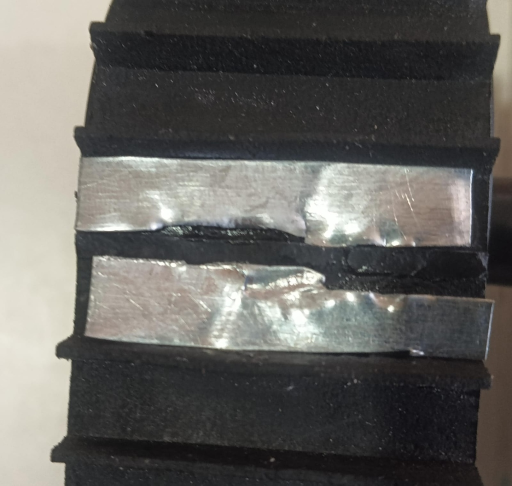
#> input picture vision/opencv/test_images/damage_sample.jpg, 1024 x 971 px (shown at 1/2 size); its folder holds only this picture in this run
$ python -i detector.py   (imports and definitions only)
#> lines starting #> are read from the running program, lines starting #| are printed output that depends on the picture; after the words box and inside, x2 and y2 are one past the last pixel; in counts of white or black regions, pixels touching at a corner belong together
#> further down, picture is the input picture: shape (971, 1024, 3); mean B, G, R 94.3, 97.9, 99.2
"""
Joint Detection Module for JointGuard (Phase 1 Classical CV)

Detects rectangular metal foil patch joints on a black rubber conveyor belt in BGR frames.
Exposes detect_joint(frame, config) -> Optional[BoundingBox].
"""

import cv2
import numpy as np
from dataclasses import dataclass
from typing import Optional, Tuple, Dict, Any, List
from vision.opencv.config import VisionConfig, DEFAULT_CONFIG


@dataclass
class BoundingBox:
    """Bounding box data structure representing a detected joint region."""
    x: int
    y: int
    w: int
    h: int

    # [27 lines left out: functions cx, cy, center, area, aspect_ratio, not called in this run]

    def to_tuple(self) -> Tuple[int, int, int, int]:
        """Returns (x, y, w, h)."""
        return (self.x, self.y, self.w, self.h)

    # [8 lines left out: function crop_roi, not called in this run]


_last_detection_mask: Optional[np.ndarray] = None


def get_last_detection_mask() -> Optional[np.ndarray]:
    """Returns the binary threshold mask from the most recent detect_joint call."""
    return _last_detection_mask


def _merge_overlapping_boxes(boxes: List[Tuple[int, int, int, int]], gap_px: int) -> List[Tuple[int, int, int, int]]:
    """
    Merges candidate bounding boxes in ROI space that overlap or lie within gap_px distance of each other.
    Fuses specular reflection fragments into a single bounding box for the entire joint steel patch.
    """
    if not boxes:
        return []

    rects = [[b[0], b[1], b[0] + b[2], b[1] + b[3]] for b in boxes]
    changed = True
    while changed:
        changed = False
        i = 0
        while i < len(rects):
            j = i + 1
            while j < len(rects):
                r1 = rects[i]
                r2 = rects[j]

                # Check if r1 and r2 are within gap_px of each other
                if (r1[0] - gap_px <= r2[2] and r2[0] - gap_px <= r1[2] and
                    r1[1] - gap_px <= r2[3] and r2[1] - gap_px <= r1[3]):
                    rects[i] = [
                        min(r1[0], r2[0]),
                        min(r1[1], r2[1]),
                        max(r1[2], r2[2]),
                        max(r1[3], r2[3])
                    ]
                    rects.pop(j)
                    changed = True
                else:
                    j += 1
            i += 1

    return [(r[0], r[1], r[2] - r[0], r[3] - r[1]) for r in rects]


def detect_joint(frame: np.ndarray, config: Optional[VisionConfig] = None) -> Optional[BoundingBox]:
    """
    Detects a metal patch joint in a single BGR frame within the configured ROI.

    Args:
        frame: Input BGR image (np.ndarray).
        config: Optional VisionConfig instance. Uses DEFAULT_CONFIG if None.

    Returns:
        BoundingBox instance of the single best joint candidate in full-frame coordinates,
        or None if no valid joint detected.
    """
    global _last_detection_mask

    if frame is None or frame.size == 0:
        _last_detection_mask = None
        return None

    cfg = config if config is not None else DEFAULT_CONFIG
    h, w = frame.shape[:2]

    # 1. Candidate search boundary:
    # Strictly limit joint candidate search to CAPTURE ZONE when DETECT_STRICT_CAPTURE_ZONE is True
    if getattr(cfg, "DETECT_STRICT_CAPTURE_ZONE", True):
        rx1 = max(0, int(cfg.CAPTURE_ZONE_X_MIN * w))
        ry1 = max(0, int(cfg.CAPTURE_ZONE_Y_MIN * h))
        rx2 = min(w, int(cfg.CAPTURE_ZONE_X_MAX * w))
        ry2 = min(h, int(cfg.CAPTURE_ZONE_Y_MAX * h))
    else:
        rx1 = max(0, int(cfg.ROI_X_MIN * w))
        ry1 = max(0, int(cfg.ROI_Y_MIN * h))
        rx2 = min(w, int(cfg.ROI_X_MAX * w))
        ry2 = min(h, int(cfg.ROI_Y_MAX * h))

    if rx2 <= rx1 or ry2 <= ry1:
        _last_detection_mask = None
        return None

    # Crop frame to search region before thresholding & contour search
    roi_frame = frame[ry1:ry2, rx1:rx2].copy()
    roi_h, roi_w = roi_frame.shape[:2]
    roi_area = float(roi_h * roi_w)

    # Suppress static side rail reflections if search region begins near the extreme left edge (x < 0.17 * w)
    rail_bound = int(0.17 * w) - rx1
    if rail_bound > 0:
        roi_frame[:, :rail_bound] = 0

    # Effective max contour area relative to ROI pixel area (capped at exact ROI area)
    max_roi_fraction = float(getattr(cfg, "MAX_CONTOUR_AREA_FRACTION_OF_ROI", 1.0))
    effective_max_contour_area = min(float(cfg.MAX_CONTOUR_AREA), roi_area * max_roi_fraction)

    # 2. Convert ROI to HSV and generate dynamic metallic brightness mask
    gray_roi = cv2.cvtColor(roi_frame, cv2.COLOR_BGR2GRAY)
    hsv_roi = cv2.cvtColor(roi_frame, cv2.COLOR_BGR2HSV)
#> hsv_roi: shape (699, 706, 3); mean H, S, V 61.1, 16.5, 100.7
    v_chan = hsv_roi[:, :, 2]
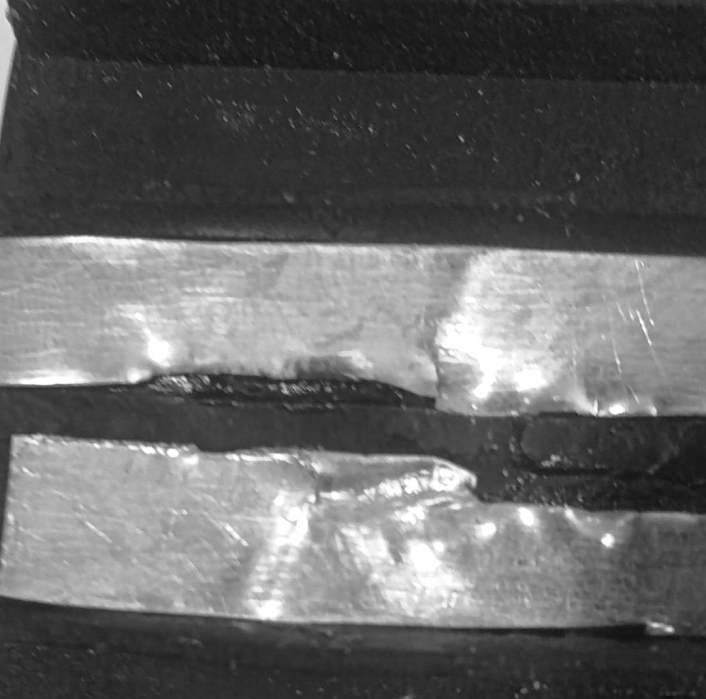
#> v_chan: shape (699, 706); min 13, max 255, mean 100.7
    v_median = float(np.median(v_chan)) if v_chan.size > 0 else 120.0
#> v_median = 63

    # Dynamic threshold: metallic foil must be brighter than median belt in ROI
    dynamic_delta = float(getattr(cfg, "HSV_DYNAMIC_DELTA", 15.0))
    v_lower = max(int(cfg.HSV_LOWER[2]), min(210, int(v_median + dynamic_delta)))
#> v_lower = 140
    s_upper = int(cfg.HSV_UPPER[1])
    v_upper = int(cfg.HSV_UPPER[2])

    mask_hsv = cv2.inRange(hsv_roi, np.array([0, 0, v_lower], dtype=np.uint8), np.array([180, s_upper, v_upper], dtype=np.uint8))
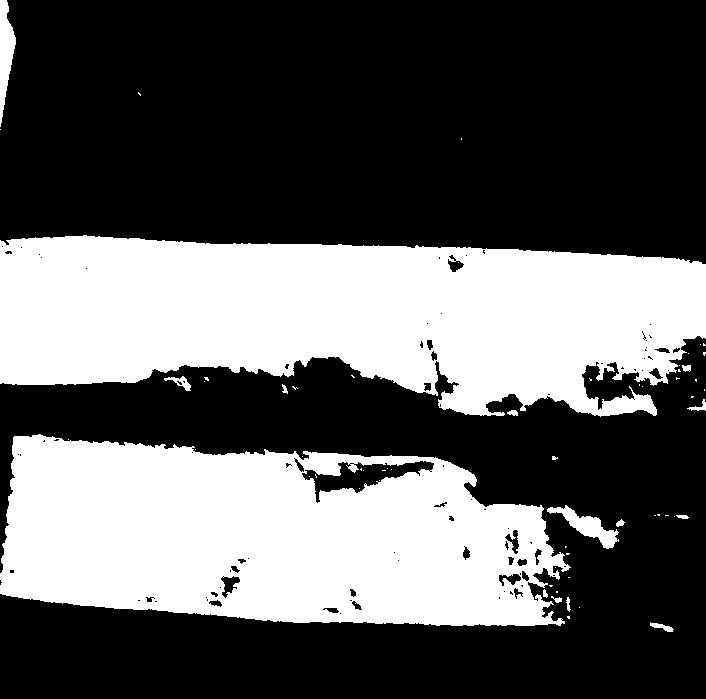
#> mask_hsv: shape (699, 706); 36.7% white; 61 white regions (46 under 20 px), largest, box (x1, y1, x2, y2) and area: (0, 235, 706, 417) 95274, (0, 434, 571, 626) 82834, (0, 0, 16, 127) 1127

    # Combine with grayscale thresholding ONLY if explicitly enabled
    if getattr(cfg, "USE_GRAY_FALLBACK", False):
        gray_thresh = max(int(cfg.GRAY_THRESHOLD_MIN), int(np.median(gray_roi) + 40.0))
        _, mask_gray = cv2.threshold(gray_roi, min(240, gray_thresh), cfg.GRAY_THRESHOLD_MAX, cv2.THRESH_BINARY)
        mask = cv2.bitwise_or(mask_hsv, mask_gray)
    else:
        mask = mask_hsv

    # Apply Morphological Closing to fuse fragmented foil reflections into unified joint candidate
    kernel = cv2.getStructuringElement(cv2.MORPH_RECT, cfg.MORPH_KERNEL_SIZE)
    closed_mask = cv2.morphologyEx(mask, cv2.MORPH_CLOSE, kernel)
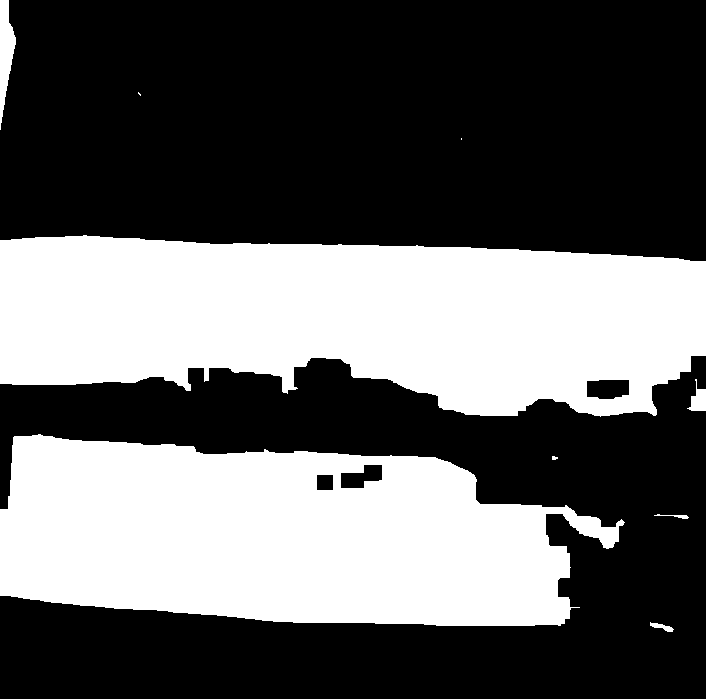
#> closed_mask: shape (699, 706); 38.5% white; 9 white regions (3 under 20 px), largest, box (x1, y1, x2, y2) and area: (0, 235, 706, 417) 99568, (0, 434, 625, 626) 88728, (0, 0, 16, 130) 1153, (687, 379, 706, 411) 315, (650, 622, 674, 632) 107, (654, 514, 689, 519) 67

    # Build full-frame mask visualization (ROI mask embedded in full black frame)
    full_mask = np.zeros((h, w), dtype=np.uint8)
    full_mask[ry1:ry2, rx1:rx2] = closed_mask
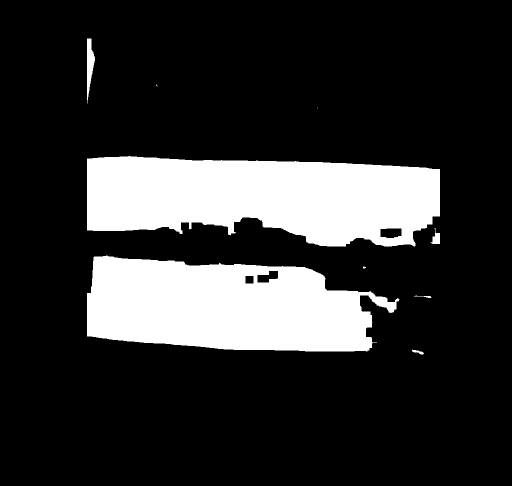
#> full_mask: shape (971, 1024) (shown at 1/2 size); 19.1% white; 9 white regions (3 under 20 px)
    _last_detection_mask = full_mask
    detect_joint.last_mask = full_mask

    # 3. Find Contours within ROI mask
    contours, _ = cv2.findContours(closed_mask, cv2.RETR_EXTERNAL, cv2.CHAIN_APPROX_SIMPLE)
#> contours = 9 contours, 3 with area under 20; largest, box (x1, y1, x2, y2) and area: (0, 235, 706, 417) 99368, (0, 434, 625, 626) 88766, (0, 0, 16, 130) 1019, (687, 379, 706, 411) 268, (650, 622, 674, 632) 81, (654, 514, 689, 519) 32

    # Collect initial candidate fragment boxes, excluding border-clinging skinny vertical rails
    raw_fragment_boxes = []
    for cnt in contours:
        c_area = cv2.contourArea(cnt)
        if c_area >= 200:  # Min fragment area to consider for bounding box fusion
            bx_roi, by_roi, bw, bh = cv2.boundingRect(cnt)
            if bw > 0 and bh > 0:
                # Discard skinny vertical side rail strip clinging to ROI outer edge (must be narrow: bw < 40 and bh > 2*bw)
                is_side_rail = (
                    (bx_roi <= 3 or bx_roi + bw >= roi_w - 3) and
                    (bw < 40 and bh > 2 * bw)
                )
                if not is_side_rail:
                    raw_fragment_boxes.append((bx_roi, by_roi, bw, bh))
#> this loop made 9 passes
#> (c_area, bx_roi, by_roi, bw, bh, is_side_rail) on passes 4, 5, 6, 9: (88765.5, 0, 434, 625, 192, False), (267.5, 687, 379, 19, 32, False), (99367.5, 0, 235, 706, 182, False), (1019, 0, 0, 16, 130, True)
#> after the loop, raw_fragment_boxes = [(0, 434, 625, 192), (687, 379, 19, 32), (0, 235, 706, 182)]

    # Fuse nearby fragment boxes into unified joint patch bounding boxes
    gap_px = getattr(cfg, "CONTOUR_CLUSTER_MAX_GAP_PX", getattr(cfg, "CONTOUR_MERGE_GAP_PIXELS", 60))
    merged_boxes = _merge_overlapping_boxes(raw_fragment_boxes, gap_px)
#> in _merge_overlapping_boxes, `rects = [[b[0], b[1], b[0] + b[2], b[1] + b[3]] for b in boxes]`: rects = [[0, 434, 625, 626], [687, 379, 706, 411], [0, 235, 706, 417]]
#> after the loop in _merge_overlapping_boxes, `while changed:`: rects = [[0, 235, 706, 626]]
#> merged_boxes = [(0, 235, 706, 391)]

    # Full frame grayscale image for Belt Context validation
    gray_full = cv2.cvtColor(frame, cv2.COLOR_BGR2GRAY)

    valid_candidates: List[Tuple[float, BoundingBox]] = []
    fallback_candidates: List[Tuple[float, BoundingBox]] = []
    rejected_diagnostics: List[Dict[str, Any]] = []

    for bx_roi, by_roi, bw, bh in merged_boxes:
        box_area = bw * bh
        x_full = bx_roi + rx1
        y_full = by_roi + ry1

        r = float(bw) / float(bh)
        aspect = r if r >= 1.0 else 1.0 / r

        # Area check (standard min area, or relaxed min area for entering edges)
        min_area_thresh = cfg.MIN_CONTOUR_AREA
        if box_area < min_area_thresh or box_area > effective_max_contour_area:
            rejected_diagnostics.append({
                "bbox": (x_full, y_full, bw, bh),
                "area": box_area,
                "aspect": aspect,
                "contrast_delta": 0.0,
                "candidate_mean": 0.0,
                "margin_mean": 0.0,
                "reason": f"area out of bounds ({box_area} vs min {min_area_thresh}, max {effective_max_contour_area:.0f})"
            })
            continue

        # Two-tier aspect ratio evaluation for continuous belt motion:
        # Tier 1: Standard aspect ratio for fully framed joints
        # Tier 2: Relaxed fallback for partially entered or motion-skewed joints
        min_aspect_relaxed = getattr(cfg, "MIN_ASPECT_RATIO_RELAXED", 0.4)
        max_aspect_relaxed = getattr(cfg, "MAX_ASPECT_RATIO_RELAXED", 35.0)
        allow_fallback = getattr(cfg, "ALLOW_PARTIAL_ENTRY_FALLBACK", True)

        is_standard_aspect = (aspect >= cfg.MIN_ASPECT_RATIO and aspect <= cfg.MAX_ASPECT_RATIO)
        is_relaxed_aspect = allow_fallback and (aspect >= min_aspect_relaxed and aspect <= max_aspect_relaxed)

        if not is_standard_aspect and not is_relaxed_aspect:
            rejected_diagnostics.append({
                "bbox": (x_full, y_full, bw, bh),
                "area": box_area,
                "aspect": aspect,
                "contrast_delta": 0.0,
                "candidate_mean": 0.0,
                "margin_mean": 0.0,
                "reason": f"aspect ratio invalid ({aspect:.2f} vs min {cfg.MIN_ASPECT_RATIO}, max {cfg.MAX_ASPECT_RATIO})"
            })
            continue

        # Glare / Overexposure Sanity Check (Rejects featureless blown-out glare hotspots e.g. on motor/clamp)
        gray_candidate = gray_roi[by_roi:by_roi + bh, bx_roi:bx_roi + bw]
        if gray_candidate.size > 0:
            blownout_pixels = np.count_nonzero(gray_candidate >= cfg.GRAY_BLOWNOUT_THRESHOLD)
            blownout_fraction = float(blownout_pixels) / float(gray_candidate.size)
            if blownout_fraction > cfg.MAX_BLOWNOUT_PIXEL_FRACTION:
                rejected_diagnostics.append({
                    "bbox": (x_full, y_full, bw, bh),
                    "area": box_area,
                    "aspect": aspect,
                    "contrast_delta": 0.0,
                    "candidate_mean": float(gray_candidate.mean()),
                    "margin_mean": 0.0,
                    "reason": f"blown-out glare ({blownout_fraction * 100.0:.1f}% saturated > {cfg.MAX_BLOWNOUT_PIXEL_FRACTION * 100.0:.1f}%)"
                })
                continue

        # 4. Relative Context Contrast Validation (Lighting-Invariant):
        # Candidate must be brighter than its immediate surrounding dark belt rubber margin
        candidate_mean = float(gray_candidate.mean()) if gray_candidate.size > 0 else 0.0

        margin_h = max(cfg.BELT_CONTEXT_MIN_MARGIN_PIXELS, min(30, bh // 4))
        mx1 = max(0, x_full + int(bw * 0.2))
        mx2 = min(w, x_full + int(bw * 0.8))
        if mx2 <= mx1:
            mx1, mx2 = max(0, x_full), min(w, x_full + bw)

        # Sample top margin strip from full frame (dark belt rubber)
        top_y1 = max(0, y_full - margin_h)
        top_y2 = y_full
        if (top_y2 - top_y1) >= 3 and (mx2 - mx1) > 2:
            top_strip = gray_full[top_y1:top_y2, mx1:mx2]
            top_mean = float(top_strip.mean()) if top_strip.size > 0 else None
        else:
            top_mean = None

        # Sample bottom margin strip from full frame (dark belt rubber)
        bot_y1 = y_full + bh
        bot_y2 = min(h, y_full + bh + margin_h)
        if (bot_y2 - bot_y1) >= 3 and (mx2 - mx1) > 2:
            bot_strip = gray_full[bot_y1:bot_y2, mx1:mx2]
            bot_mean = float(bot_strip.mean()) if bot_strip.size > 0 else None
        else:
            bot_mean = None

        # Determine belt context brightness (exclude exterior non-belt background strips)
        if top_mean is not None and bot_mean is not None:
            # Both strips on belt: use darker strip representing true dark rubber belt
            margin_mean = min(top_mean, bot_mean)
        elif bot_mean is not None:
            margin_mean = bot_mean
        elif top_mean is not None:
            margin_mean = top_mean
        else:
            # Candidate covers full vertical height of frame; reject uniform background
            margin_mean = candidate_mean

        contrast_delta = candidate_mean - margin_mean
        min_contrast = float(getattr(cfg, "MIN_CONTEXT_CONTRAST", 2.0))

        if contrast_delta < min_contrast:
            rejected_diagnostics.append({
                "bbox": (x_full, y_full, bw, bh),
                "area": box_area,
                "aspect": aspect,
                "contrast_delta": contrast_delta,
                "candidate_mean": candidate_mean,
                "margin_mean": margin_mean,
                "reason": f"low context contrast (delta {contrast_delta:.1f} < min {min_contrast:.1f} | candidate={candidate_mean:.1f}, margin={margin_mean:.1f})"
            })
            continue

        # Score candidate with belt-centrality weighting (favors joint centered in conveyor belt)
        cx_roi = bx_roi + bw / 2.0
        center_offset = abs(cx_roi - (roi_w / 2.0)) / (roi_w / 2.0)
        centrality_factor = max(0.2, 1.0 - 0.5 * center_offset)
        candidate_score = float(box_area) * centrality_factor

        bbox = BoundingBox(x=x_full, y=y_full, w=bw, h=bh)
        if is_standard_aspect:
            valid_candidates.append((candidate_score, bbox))
        else:
            # Fallback candidate for partially entered/skewed joint during belt motion
            fallback_candidates.append((candidate_score * 0.7, bbox))
#> this loop made 1 pass
#> (bx_roi, by_roi, bw, bh, box_area, x_full, y_full, r) on pass 1: (0, 235, 706, 391, 276046, 174, 312, 1.81)
#> pass 1, in detect_joint, `gray_candidate = gray_roi[by_roi:by_roi + bh, bx_roi:bx_roi + bw]`:
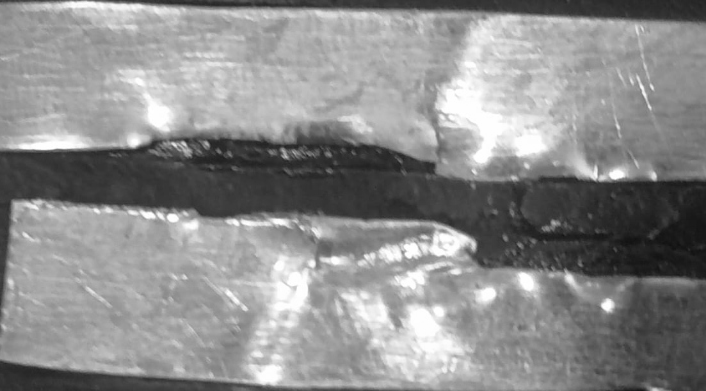
#> gray_candidate: shape (391, 706); min 17, max 255, mean 140.4
#> pass 1, in detect_joint, `top_strip = gray_full[top_y1:top_y2, mx1:mx2]`:
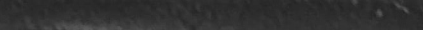
#> top_strip: shape (30, 423); min 35, max 93, mean 48.9
#> pass 1, in detect_joint, `bot_strip = gray_full[bot_y1:bot_y2, mx1:mx2]`:
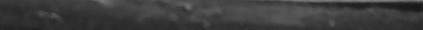
#> bot_strip: shape (30, 423); min 22, max 135, mean 60.8
#> after the loop, fallback_candidates = []; rejected_diagnostics = []; valid_candidates = 1 item

    # Prefer standard aspect ratio candidates; if none exist (e.g. entering joint), use fallback candidate
    if valid_candidates:
        valid_candidates.sort(key=lambda item: item[0], reverse=True)
        return valid_candidates[0][1]
    elif fallback_candidates:
        fallback_candidates.sort(key=lambda item: item[0], reverse=True)
        return fallback_candidates[0][1]

    if rejected_diagnostics:
        # Log the single top candidate (largest area) with computed contrast & area values
        top_rej = max(rejected_diagnostics, key=lambda c: c["area"])
        print(f"[DEBUG] Top rejected candidate: bbox={top_rej['bbox']} | area={top_rej['area']} (min: {cfg.MIN_CONTOUR_AREA}) | contrast_delta={top_rej['contrast_delta']:.1f} (min: {cfg.MIN_CONTEXT_CONTRAST:.1f} | cand={top_rej['candidate_mean']:.1f}, margin={top_rej['margin_mean']:.1f}) | reason={top_rej['reason']}")
    return None


# Function attribute for mask storage
detect_joint.last_mask = None

>>> import cv2
>>> picture = cv2.imread('test_images/damage_sample.jpg')
>>> result = detect_joint(picture)
